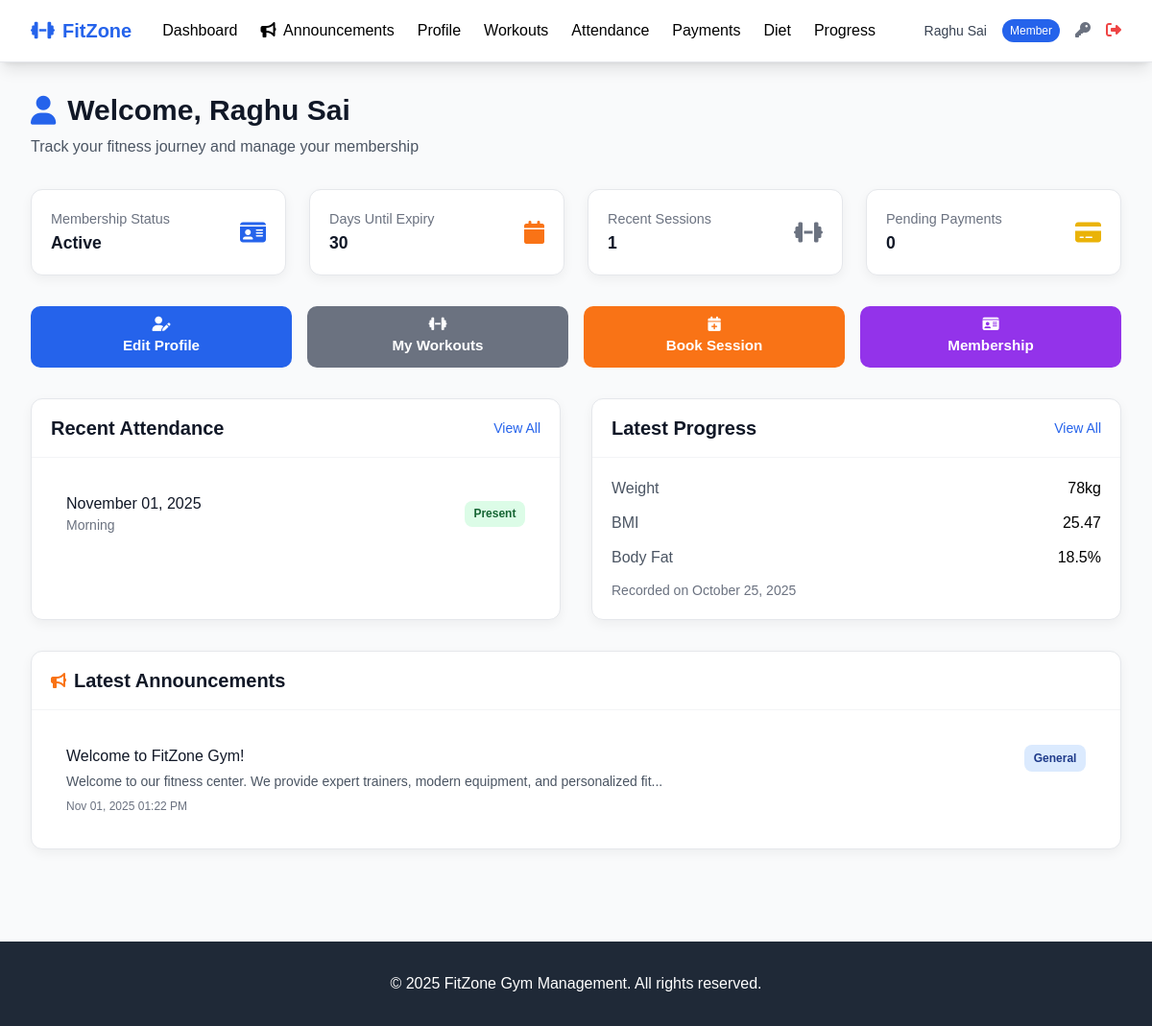
Before: /member/dashboard (signed in) with the older database file.
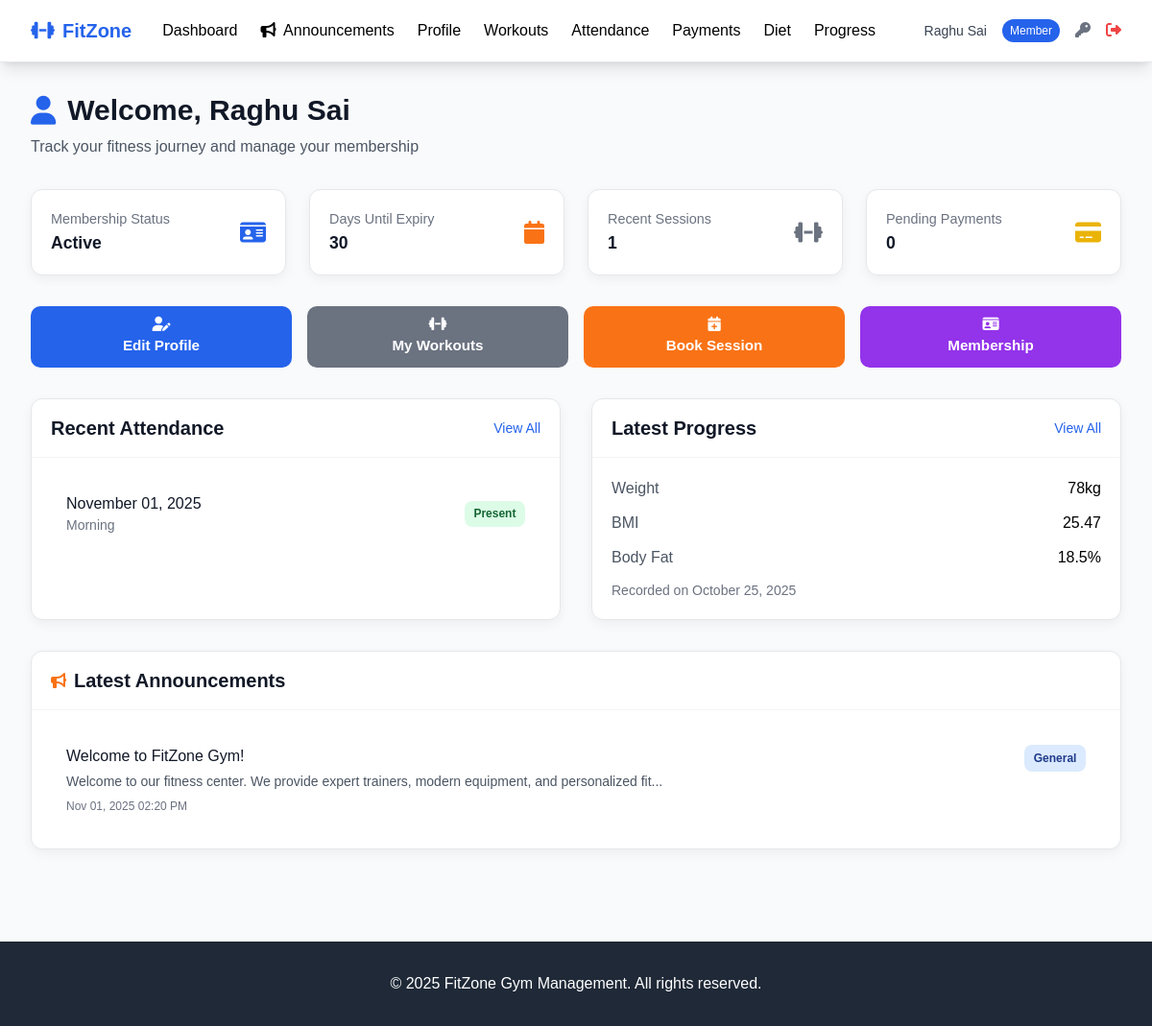
After: the same page with the newer database file.
### tables this page shows
CREATE TABLE announcements (
            id INTEGER PRIMARY KEY AUTOINCREMENT,
            title TEXT NOT NULL,
            content TEXT NOT NULL,
            announcement_type TEXT CHECK (announcement_type IN ('general', 'maintenance', 'event', 'offer')),
            target_audience TEXT CHECK (target_audience IN ('all', 'members', 'trainers')),
            is_public BOOLEAN DEFAULT 0,
            is_active BOOLEAN DEFAULT 1,
            start_date DATE,
            end_date DATE,
            created_by INTEGER, -- admin user_id
            created_at TIMESTAMP DEFAULT CURRENT_TIMESTAMP,
            FOREIGN KEY (created_by) REFERENCES users (id)
        );

### app/routes/member_routes.py (the view)
@member_routes_bp.route('/dashboard')
@login_required
@member_required
def dashboard():
    try:
        user_id = session.get('user_id')
        if not user_id:
            flash('Please login again.')
            return redirect(url_for('auth.login'))
        try:
            member = Member.get_by_user_id(user_id)
        except Exception as ex:
            current_app.logger.exception("Error fetching member: %s", ex)
            member = None
        if not member:
            flash('Member profile not found')
            return redirect(url_for('auth.login'))
        membership_expires = getattr(member, 'membership_end_date', None)
        days_until_expiry = (
            (membership_expires - date.today()).days
            if membership_expires else 0
        )
        stats = {
            'membership_status': getattr(member, 'status', 'inactive'),
            'membership_expires': membership_expires,
            'days_until_expiry': days_until_expiry,
            'recent_attendance': [],
            'pending_payments': []
        }
        try:
            stats['recent_attendance'] = Attendance.get_member_attendance(member.id, limit=5)
        except Exception as ex:
            current_app.logger.warning("Attendance fetch failed: %s", ex)
        try:
            all_payments = Payment.get_member_payments(member.id)
            stats['pending_payments'] = [
                p for p in all_payments
                if getattr(p, 'payment_status', '').lower() == 'pending'
            ][:3]  # show only top 3 pending items if many
        except Exception as ex:
            current_app.logger.warning("Payments fetch failed: %s", ex)
            stats['pending_payments'] = []
        alert_message = None
        if getattr(member, 'status', 'inactive') != "active":
            alert_message = "⚠️ Your membership is not active. Please complete payment or contact the admin."
        elif membership_expires:
            if days_until_expiry < 0:
                alert_message = f"⚠️ Your membership expired on {membership_expires}. Please renew at the admin desk."
            elif days_until_expiry <= 7:
                alert_message = f"⏳ Your membership will expire in {days_until_expiry} days (on {membership_expires}). Please renew soon."
        if stats['pending_payments']:
            next_due = getattr(stats['pending_payments'][0], 'due_date', None)
            next_due_str = f" Due by {next_due}." if next_due else ""
            alert_message = (alert_message + " | " if alert_message else "") + \
                f"💰 You have {len(stats['pending_payments'])} pending payment(s).{next_due_str}"
        announcements = []
        try:
            announcements = Announcement.get_for_role('member')[:5]
        except Exception as ex:
            current_app.logger.warning("Announcements fetch failed: %s", ex)
        latest_progress = None
        try:
            progress_records = Progress.get_member_progress(member.id, limit=1)
            latest_progress = progress_records[0] if progress_records else None
        except Exception as ex:
            current_app.logger.warning("Progress fetch failed: %s", ex)
        return render_template(
            'member/dashboard.html',
            member=member,
            stats=stats,
            announcements=announcements,
            latest_progress=latest_progress,
            alert_message=alert_message
        )
    except Exception as e:
        current_app.logger.exception("Critical error in dashboard: %s", e)
        flash('Unexpected error loading dashboard.')
        return redirect(url_for('auth.login'))

### app/models/attendance.py (called while the page is built, shortened)
def _parse_date(d):
    if not d or str(d).strip() == "":
        return None
    if isinstance(d, date) and not isinstance(d, datetime):
        return d
    s = str(d).strip()
    try:
        return datetime.fromisoformat(s).date()
    except Exception:
        pass

def _parse_datetime(d):
    if d is None:
        return None
    if isinstance(d, datetime):
        return d
    try:
        return datetime.fromisoformat(str(d))
    except Exception:
        try:
            return datetime.strptime(str(d), "%Y-%m-%d %H:%M:%S")
        except Exception:
            return None

    @classmethod
    def _db_path(cls):
        return current_app.config.get('DATABASE_PATH', 'gym_management.db')

### app/models/database.py (called while the page is built)
def get_db_connection(db_path='gym_management.db'):
    conn = sqlite3.connect(db_path)
    conn.row_factory = sqlite3.Row
    conn.execute("PRAGMA foreign_keys = ON")
    return conn

### app/models/member.py (called while the page is built)
def _to_date(d):
    if d is None or isinstance(d, date):
        return d
    try:
        return datetime.fromisoformat(str(d)).date()
    except Exception:
        try:
            return datetime.strptime(str(d), "%Y-%m-%d").date()
        except Exception:
            return d  # leave as-is if not parseable

### app/templates/member/dashboard.html (shortened to what the changed rows need)
{% extends "base.html" %}
{% block content %}
<div class="mb-8">
    <h1 class="text-3xl font-bold text-gray-900 mb-2 flex items-center">
        <i class="fas fa-user mr-3 text-primary"></i>Welcome, {{ member.full_name }}
    </h1>
</div>
<div class="grid grid-cols-1 lg:grid-cols-2 gap-8 mb-8">
    <div class="card">
        <div class="card-header flex justify-between items-center">
            <h2 class="text-xl font-semibold text-gray-900">Recent Attendance</h2>
        </div>
    </div>
    <div class="card">
        <div class="card-header flex justify-between items-center">
            <h2 class="text-xl font-semibold text-gray-900">Latest Progress</h2>
        </div>
    </div>
</div>
{% if announcements %}
<div class="card">
    <div class="card-header flex items-center">
        <h2 class="text-xl font-semibold text-gray-900">Latest Announcements</h2>
    </div>
    <div class="card-body p-0">
        <div class="divide-y divide-gray-200">
            {% for announcement in announcements %}
            <div class="p-4 hover:bg-gray-50 transition">
                <div class="flex justify-between items-start">
                    <div>
                        <h3 class="font-medium text-gray-900">{{ announcement.title }}</h3>
                        <p class="text-sm text-gray-600 mt-1">
                            {{ announcement.content|truncate(100, True, '...') }}
                        </p>
                        <div class="text-xs text-gray-500 mt-2">
                            {{ announcement.created_at|datetimeformat }}
                        </div>
                    </div>
                    <span class="badge badge-info">{{ announcement.announcement_type|title }}</span>
                </div>
            </div>
            {% endfor %}
        </div>
    </div>
</div>
{% endif %}
{% endblock %}

Changed rows visible on the page:
changed announcements "Welcome to FitZone Gym!": created_at "Nov 01, 2025 01:22 PM" → "Nov 01, 2025 02:20 PM"
